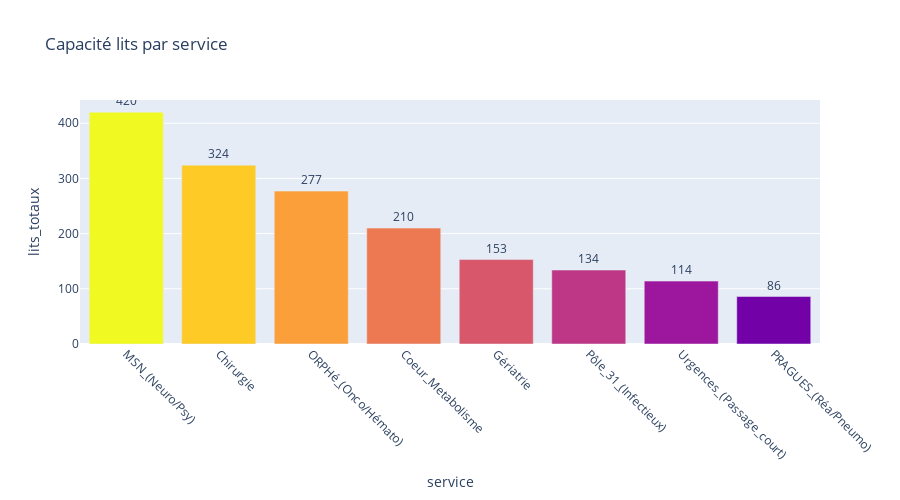

The notebook cell saved with this chart:
### Code cell
import plotly.express as px
import plotly.graph_objects as go
from plotly.subplots import make_subplots
import pandas as pd
import numpy as np

# Répartition lits par service
lits_service = df_lits.groupby('service')['lits_totaux'].first().sort_values(ascending=False).reset_index()

fig1 = px.bar(lits_service, x='service', y='lits_totaux', 
              title="Capacité lits par service",
              text='lits_totaux', color='service',
              color_discrete_sequence=px.colors.sequential.Plasma_r)
fig1.update_traces(texttemplate='%{text:,}', textposition='outside')
fig1.update_layout(xaxis_tickangle=45, height=500, showlegend=False)
fig1.show()

### Figure 1 — Plotly figure (JSON) as saved in the notebook; plotly's stock layout.template omitted (floating-point values rounded to 4 significant figures)
{"data": [{"hovertemplate": "service=%{x}<br>lits_totaux=%{text}<extra></extra>", "legendgroup": "MSN_(Neuro/Psy)", "marker": {"color": "#f0f921", "pattern": {"shape": ""}}, "name": "MSN_(Neuro/Psy)", "orientation": "v", "showlegend": true, "text": [420.0], "textposition": "outside", "texttemplate": "%{text:,}", "type": "bar", "x": ["MSN_(Neuro/Psy)"], "xaxis": "x", "y": [420], "yaxis": "y"}, {"hovertemplate": "service=%{x}<br>lits_totaux=%{text}<extra></extra>", "legendgroup": "Chirurgie", "marker": {"color": "#fdca26", "pattern": {"shape": ""}}, "name": "Chirurgie", "orientation": "v", "showlegend": true, "text": [324.0], "textposition": "outside", "texttemplate": "%{text:,}", "type": "bar", "x": ["Chirurgie"], "xaxis": "x", "y": [324], "yaxis": "y"}, {"hovertemplate": "service=%{x}<br>lits_totaux=%{text}<extra></extra>", "legendgroup": "ORPHé_(Onco/Hémato)", "marker": {"color": "#fb9f3a", "pattern": {"shape": ""}}, "name": "ORPHé_(Onco/Hémato)", "orientation": "v", "showlegend": true, "text": [277.0], "textposition": "outside", "texttemplate": "%{text:,}", "type": "bar", "x": ["ORPHé_(Onco/Hémato)"], "xaxis": "x", "y": [277], "yaxis": "y"}, {"hovertemplate": "service=%{x}<br>lits_totaux=%{text}<extra></extra>", "legendgroup": "Coeur_Metabolisme", "marker": {"color": "#ed7953", "pattern": {"shape": ""}}, "name": "Coeur_Metabolisme", "orientation": "v", "showlegend": true, "text": [210.0], "textposition": "outside", "texttemplate": "%{text:,}", "type": "bar", "x": ["Coeur_Metabolisme"], "xaxis": "x", "y": [210], "yaxis": "y"}, {"hovertemplate": "service=%{x}<br>lits_totaux=%{text}<extra></extra>", "legendgroup": "Gériatrie", "marker": {"color": "#d8576b", "pattern": {"shape": ""}}, "name": "Gériatrie", "orientation": "v", "showlegend": true, "text": [153.0], "textposition": "outside", "texttemplate": "%{text:,}", "type": "bar", "x": ["Gériatrie"], "xaxis": "x", "y": [153], "yaxis": "y"}, {"hovertemplate": "service=%{x}<br>lits_totaux=%{text}<extra></extra>", "legendgroup": "Pôle_31_(Infectieux)", "marker": {"color": "#bd3786", "pattern": {"shape": ""}}, "name": "Pôle_31_(Infectieux)", "orientation": "v", "showlegend": true, "text": [134.0], "textposition": "outside", "texttemplate": "%{text:,}", "type": "bar", "x": ["Pôle_31_(Infectieux)"], "xaxis": "x", "y": [134], "yaxis": "y"}, {"hovertemplate": "service=%{x}<br>lits_totaux=%{text}<extra></extra>", "legendgroup": "Urgences_(Passage_court)", "marker": {"color": "#9c179e", "pattern": {"shape": ""}}, "name": "Urgences_(Passage_court)", "orientation": "v", "showlegend": true, "text": [114.0], "textposition": "outside", "texttemplate": "%{text:,}", "type": "bar", "x": ["Urgences_(Passage_court)"], "xaxis": "x", "y": [114], "yaxis": "y"}, {"hovertemplate": "service=%{x}<br>lits_totaux=%{text}<extra></extra>", "legendgroup": "PRAGUES_(Réa/Pneumo)", "marker": {"color": "#7201a8", "pattern": {"shape": ""}}, "name": "PRAGUES_(Réa/Pneumo)", "orientation": "v", "showlegend": true, "text": [86.0], "textposition": "outside", "texttemplate": "%{text:,}", "type": "bar", "x": ["PRAGUES_(Réa/Pneumo)"], "xaxis": "x", "y": [86], "yaxis": "y"}], "layout": {"barmode": "relative", "height": 500, "legend": {"title": {"text": "service"}, "tracegroupgap": 0}, "showlegend": false, "title": {"text": "Capacité lits par service"}, "xaxis": {"anchor": "y", "categoryarray": ["MSN_(Neuro/Psy)", "Chirurgie", "ORPHé_(Onco/Hémato)", "Coeur_Metabolisme", "Gériatrie", "Pôle_31_(Infectieux)", "Urgences_(Passage_court)", "PRAGUES_(Réa/Pneumo)"], "categoryorder": "array", "domain": [0, 1], "tickangle": 45, "title": {"text": "service"}}, "yaxis": {"anchor": "x", "domain": [0, 1], "title": {"text": "lits_totaux"}}}}
